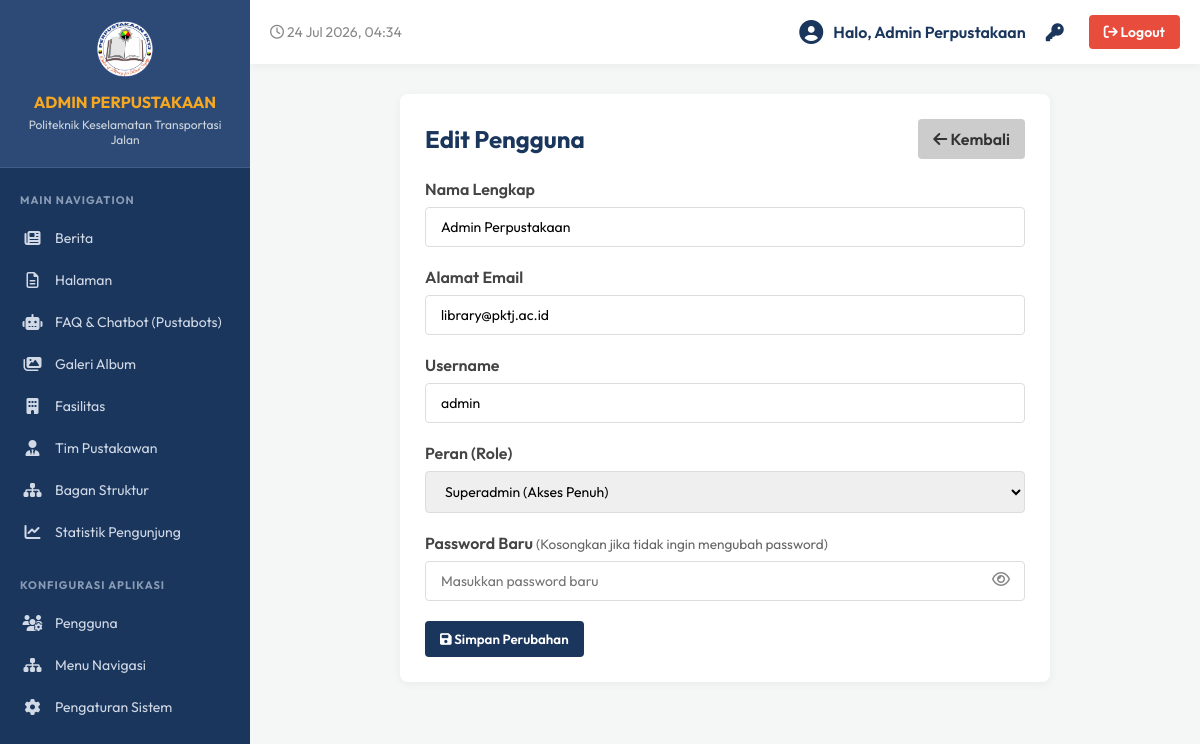
Page /admin/edit_user?id=1 (signed in) on the committed database.
### tables this page shows
CREATE TABLE `users` (
  `id` int(6) unsigned NOT NULL AUTO_INCREMENT,
  `username` varchar(50) NOT NULL,
  `password` varchar(255) NOT NULL,
  `name` varchar(100) NOT NULL,
  `email` varchar(100) DEFAULT NULL,
  `role` varchar(20) DEFAULT 'admin',
  `created_at` timestamp NOT NULL DEFAULT current_timestamp(),
  PRIMARY KEY (`id`),
  UNIQUE KEY `username` (`username`)
);

### admin/edit_user.php (the view, shortened to what this page needs)
<?php
require_once '../db.php';
require_once 'includes/header.php';
$user = null;
if (isset($_GET['id'])) {
    $id = (int)$_GET['id'];
    $sql = "SELECT * FROM users WHERE id = $id";
    $result = $conn->query($sql);
    if ($result && $result->num_rows > 0) {
        $user = $result->fetch_assoc();
    } else {
        echo "<script>alert('Pengguna tidak ditemukan.'); window.location.href='users';</script>";
        exit;
    }
} else {
    header("Location: users");
    exit;
}
?>
<div class="card" style="max-width: 600px; margin: 0 auto;">
    <div style="display: flex; justify-content: space-between; align-items: center; margin-bottom: 20px;">
        <h2 style="margin: 0;">Edit Pengguna</h2>
        <a href="users" class="btn" style="background: #ccc; color: #333;"><i class="fa-solid fa-arrow-left"></i> Kembali</a>
    </div>
    <?php if($user): ?>
    <form action="edit_user?id=<?php echo $id; ?>" method="POST">
        <div class="form-group">
            <label>Nama Lengkap</label>
            <input type="text" name="name" class="form-control" required value="<?php echo htmlspecialchars($user['name']); ?>">
        </div>
        <div class="form-group">
            <label>Alamat Email</label>
            <input type="email" name="email" class="form-control" required value="<?php echo htmlspecialchars($user['email']); ?>">
        </div>
        <div class="form-group">
            <label>Username</label>
            <input type="text" name="username" class="form-control" required value="<?php echo htmlspecialchars($user['username']); ?>">
        </div>
        <div class="form-group">
            <label>Peran (Role)</label>
            <select name="role" class="form-control" required>
                <option value="superadmin" <?php echo ($user['role'] == 'superadmin') ? 'selected' : ''; ?>>Superadmin (Akses Penuh)</option>
            </select>
        </div>
        <div class="form-group" style="position: relative;">
            <label>Password Baru <span style="font-weight: normal; font-size: 0.85em; color: #666;">(Kosongkan jika tidak ingin mengubah password)</span></label>
            <input type="password" name="password" id="passwordInput" class="form-control" placeholder="Masukkan password baru" style="padding-right: 40px;">
            <i class="fa-regular fa-eye" id="togglePassword" style="position: absolute; right: 15px; top: 38px; cursor: pointer; color: #888;"></i>
        </div>
        <button type="submit" class="btn"><i class="fa-solid fa-save"></i> Simpan Perubahan</button>
    </form>
    <?php endif; ?>
</div>
<?php require_once 'includes/footer.php'; ?>

### admin/includes/header.php (style rules this page uses)
:root { --primary-bg: #1a365d; --secondary-bg: #2d4a77; --text-light: #f4f7f6; --text-dark: #333; --accent: #f6a821; }
body { font-family: 'Outfit', sans-serif; background-color: #f4f7f6; margin: 0; padding: 0; display: flex; height: 100vh; overflow: hidden; }
.card { background: white; border-radius: 8px; padding: 25px; box-shadow: 0 2px 10px rgba(0,0,0,0.05); margin-bottom: 25px; }
h2 { color: var(--primary-bg); margin-top: 0; margin-bottom: 20px; font-weight: 700; }
.btn { display: inline-block; padding: 10px 15px; background: var(--primary-bg); color: white; text-decoration: none; border-radius: 4px; font-weight: 600; border: none; cursor: pointer; font-family: 'Outfit', sans-serif; }
.form-group { margin-bottom: 20px; }
.form-group label { display: block; margin-bottom: 8px; color: #444; font-weight: 600; }
.form-control { width: 100%; padding: 10px 15px; border: 1px solid #ddd; border-radius: 4px; box-sizing: border-box; font-family: 'Outfit', sans-serif; font-size: 14px; }

### rows in the picture
users: name "Admin Perpustakaan", email "library@pktj.ac.id", username "admin", role "Superadmin (Akses Penuh)"

### other values in the picture
$admin_name "Admin Perpustakaan"
